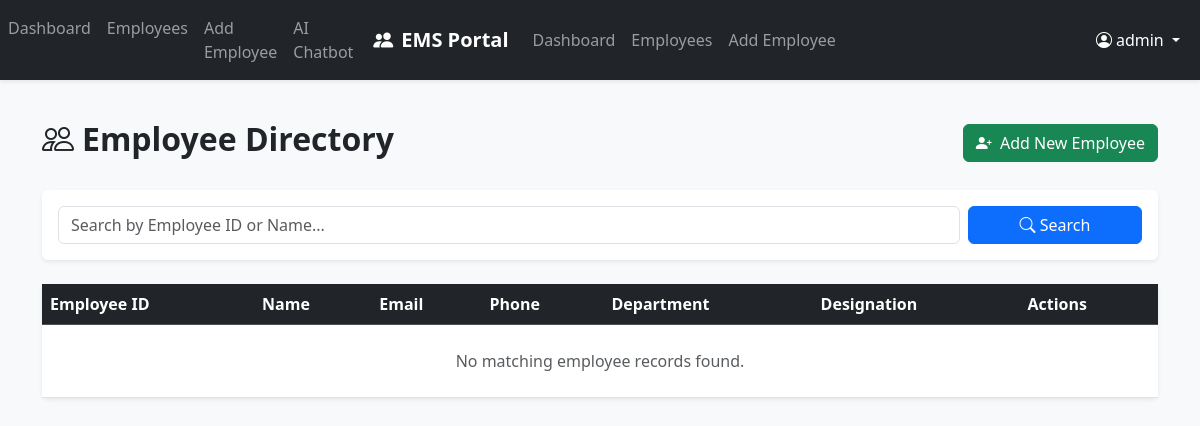
Before: /employees/ (signed in) with the older database file.
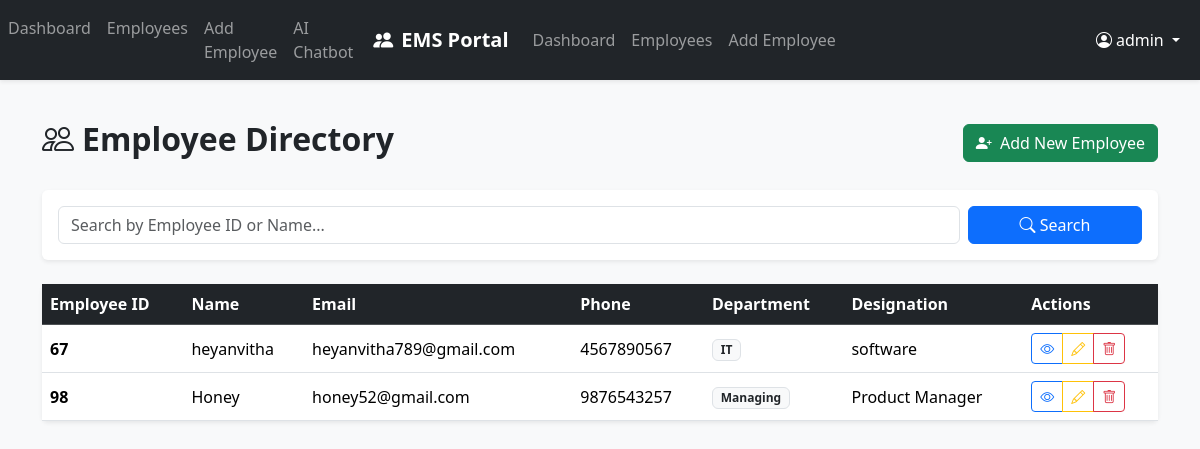
After: the same page with the newer database file.
### employees/models.py (models this page shows, shortened)
class Employee(models.Model):
    emp_id = models.CharField(max_length= 20, unique = True, verbose_name = "Employee ID")
    name = models.CharField(max_length = 100, verbose_name ="Employee Name")
    email = models.EmailField(unique= True, verbose_name = "Email Address")
    phone = models.CharField(max_length = 15, verbose_name = "Phone Number")
    department = models.CharField(max_length = 100, verbose_name = "Department")
    designation = models.CharField(max_length=100, verbose_name="Designation")
    salary = models.DecimalField(max_digits=10, decimal_places=2, verbose_name="Salary")
    joining_date = models.DateField(verbose_name="Joining Date")

### employees/views.py (the view)
# urls.py: path('employees/', views.employee_list, name='employee_list'),
@login_required(login_url='login')
def employee_list(request):
    query = request.GET.get('q', '').strip()
    if query:
        employees = Employee.objects.filter(
            Q(name__icontains=query) | Q(emp_id__icontains=query)
        )
    else:
        employees = Employee.objects.all()
    return render(request, 'employees/employee_list.html', {'employees': employees, 'query': query})

### employees/templates/employees/employee_list.html (shortened to what this page needs)
{% extends 'employees/base.html' %}
{% block content %}
<div class="d-flex justify-content-between align-items-center mb-4 flex-wrap gap-2">
    <h2 class="fw-bold"><i class="bi bi-people me-2"></i>Employee Directory</h2>
    <a href="{% url 'employee_create' %}" class="btn btn-success">
        <i class="bi bi-person-plus-fill me-1"></i> Add New Employee
    </a>
</div>
<div class="card shadow-sm border-0 mb-4">
    <div class="card-body">
        <form method="GET" action="{% url 'employee_list' %}" class="row g-2">
            <div class="col-md-10">
                <input type="text" name="q" value="{{ query }}" class="form-control" placeholder="Search by Employee ID or Name...">
            </div>
            <div class="col-md-2 d-flex gap-2">
                <button type="submit" class="btn btn-primary w-100"><i class="bi bi-search"></i> Search</button>
            </div>
        </form>
    </div>
</div>
<div class="card shadow-sm border-0">
    <div class="card-body p-0">
        <div class="table-responsive">
            <table class="table table-hover align-middle mb-0">
                <thead class="table-dark">
                    <tr>
                        <th>Employee ID</th>
                        <th>Name</th>
                        <th>Email</th>
                        <th>Phone</th>
                        <th>Department</th>
                        <th>Designation</th>
                        <th>Actions</th>
                    </tr>
                </thead>
                <tbody>
                    {% for emp in employees %}
                    <tr>
                        <td class="fw-bold">{{ emp.emp_id }}</td>
                        <td>{{ emp.name }}</td>
                        <td>{{ emp.email }}</td>
                        <td>{{ emp.phone }}</td>
                        <td><span class="badge bg-light text-dark border">{{ emp.department }}</span></td>
                        <td>{{ emp.designation }}</td>
                        <td>
                            <div class="btn-group btn-group-sm">
                                <a href="{% url 'employee_detail' emp.pk %}" class="btn btn-outline-primary" title="View"><i class="bi bi-eye"></i></a>
                                <a href="{% url 'employee_update' emp.pk %}" class="btn btn-outline-warning" title="Edit"><i class="bi bi-pencil"></i></a>
                                <a href="{% url 'employee_delete' emp.pk %}" class="btn btn-outline-danger" title="Delete"><i class="bi bi-trash"></i></a>
                            </div>
                        </td>
                    </tr>
                    {% empty %}
                    <tr>
                        <td colspan="7" class="text-center py-4 text-muted">No matching employee records found.</td>
                    </tr>
                    {% endfor %}
                </tbody>
            </table>
        </div>
    </div>
</div>
{% endblock %}

### employees/templates/employees/base.html (shortened to what this page needs)
<!DOCTYPE html>
<html lang="en">
<head>
    <link href="https://cdn.jsdelivr.net/npm/bootstrap@5.3.3/dist/css/bootstrap.min.css" rel="stylesheet">
    <link href="https://cdn.jsdelivr.net/npm/bootstrap-icons@1.11.3/font/bootstrap-icons.min.css" rel="stylesheet">
</head>
<body class="bg-light">
    <nav class="navbar navbar-expand-lg navbar-dark bg-dark shadow-sm">
        <div class="collapse navbar-collapse" id="navbarNav">
            <ul class="navbar-nav me-auto">
                <li class="nav-item">
                    <a class="nav-link" href="{% url 'dashboard' %}">Dashboard</a>
                </li>
                <li class="nav-item">
                    <a class="nav-link" href="{% url 'employee_list' %}">Employees</a>
                    </li>
                    <li class="nav-item">
                        <a class="nav-link" href="{% url 'employee_create' %}">Add Employee</a>
                        </li>
                        <li class="nav-item">
                            <a class="nav-link" href="{% url 'agent_chatbot' %}">AI Chatbot</a>
                            </li>
                        </ul>
</div>
        <div class="container">
            <a class="navbar-brand fw-bold" href="{% url 'dashboard' %}">
                <i class="bi bi-people-fill me-2"></i>EMS Portal
            </a>
            <div class="collapse navbar-collapse" id="navMenu">
                {% if user.is_authenticated %}
                <ul class="navbar-nav me-auto">
                    <li class="nav-item">
                        <a class="nav-link" href="{% url 'dashboard' %}">Dashboard</a>
                    </li>
                    <li class="nav-item">
                        <a class="nav-link" href="{% url 'employee_list' %}">Employees</a>
                    </li>
                    <li class="nav-item">
                        <a class="nav-link" href="{% url 'employee_create' %}">Add Employee</a>
                    </li>
                </ul>
                <ul class="navbar-nav ms-auto">
                    <li class="nav-item dropdown">
                        <a class="nav-link dropdown-toggle text-white" href="#" role="button" data-bs-toggle="dropdown">
                            <i class="bi bi-person-circle me-1"></i>{{ user.username }}
                        </a>
                    </li>
                </ul>
                {% endif %}
            </div>
        </div>
    </nav>
    <main class="container py-4">
        {% block content %}{% endblock %}
    </main>
</body>
</html>

Changed rows visible on the page:
added Employee: emp_id "67", name "heyanvitha", email "heyanvitha789@gmail.com", phone "4567890567", department "IT", designation "software"
added Employee: emp_id "98", name "Honey", email "honey52@gmail.com", phone "9876543257", department "Managing", designation "Product Manager"
Other visible differences:
text no longer shown: "No matching employee records found."
